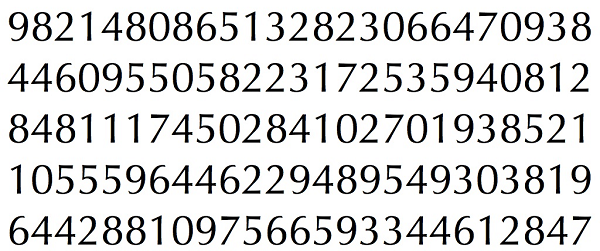
#> input picture train.png, 600 x 251 px, found by its file name
$ jupyter execute --allow-errors numberReco.ipynb   (older library calls are emulated)
#> lines starting #> are read from the running program, lines starting #| are printed output that depends on the picture; after the words box and inside, x2 and y2 are one past the last pixel; in counts of white or black regions, pixels touching at a corner belong together
[cell 1]
import sys
import numpy as np
import cv2

[cell 2]
im = cv2.imread('C:/Users/dell/Desktop/train.png')
#> im is the input picture: shape (251, 600, 3); mean B, G, R 217.5, 217.7, 217.6
cv2.imshow('base img',im)
cv2.waitKey(0)
cv2.destroyAllWindows()

[cell 3]
gray = cv2.cvtColor(im,cv2.COLOR_BGR2GRAY)
cv2.imshow('grayscale img',gray)
cv2.waitKey(0)
cv2.destroyAllWindows()

[cell 4]
blur = cv2.GaussianBlur(gray,(5,5),0)
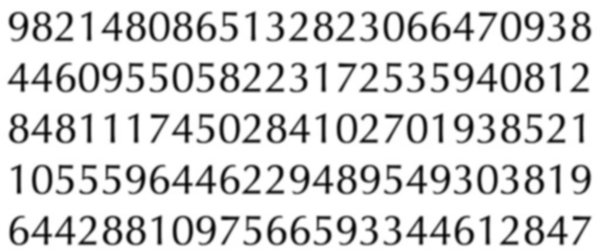
#> blur: shape (251, 600); min 4, max 255, mean 217.7
cv2.imshow('blurred img',blur)
cv2.waitKey(0)
cv2.destroyAllWindows()

[cell 5]
thresh = cv2.adaptiveThreshold(blur,255,1,1,11,2)
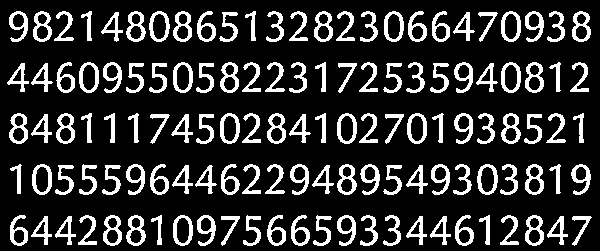
#> thresh: shape (251, 600); 18.6% white; 125 white regions
cv2.imshow('threshed img',thresh)
cv2.waitKey(0)
cv2.destroyAllWindows()

[cell 6]
# Detecting The Contours
im2, contours, hierarchy = cv2.findContours(thresh,cv2.RETR_LIST,cv2.CHAIN_APPROX_SIMPLE)
#> contours = 208 contours; largest, box (x1, y1, x2, y2) and area: (477, 164, 498, 195) 486, (32, 164, 52, 195) 480, (173, 62, 193, 93) 480, (149, 11, 170, 42) 480, (407, 113, 427, 144) 480

samples =  np.empty((0,100))
responses = []
keys = [i for i in range(48,58)]

#> (the rest of this cell did not finish here and is left out)

#> (a cell that did not finish here is left out)

[cell 8]
im3 = cv2.imread('C:/Users/dell/Desktop/test.png')
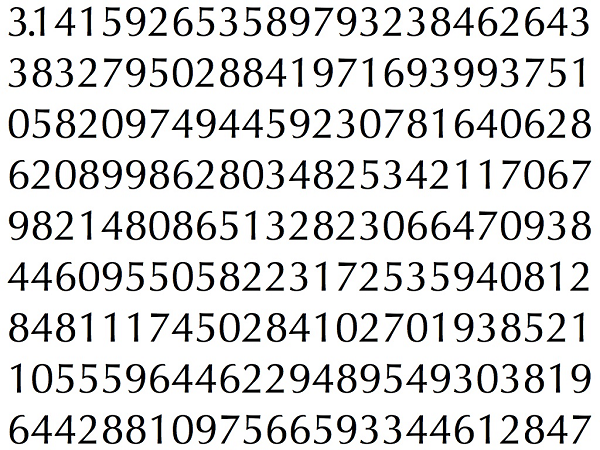
#> input picture test.png, 600 x 450 px, found by its file name
#> im3 is the input picture: shape (450, 600, 3); mean B, G, R 217.4, 217.6, 217.5
out = np.zeros(im3.shape,np.uint8)
gray = cv2.cvtColor(im3,cv2.COLOR_BGR2GRAY)
#> gray: shape (450, 600)
thresh = cv2.adaptiveThreshold(gray,255,1,1,11,2)
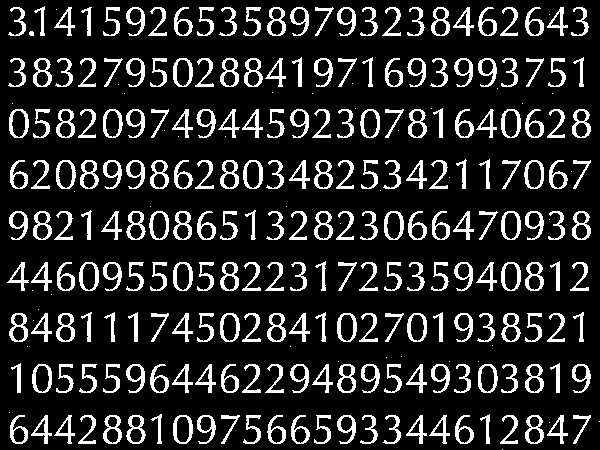
#> thresh: shape (450, 600); 15.5% white; 267 white regions (41 under 20 px)

im4,contours,hierarchy = cv2.findContours(thresh,cv2.RETR_LIST,cv2.CHAIN_APPROX_SIMPLE)
#> contours = 416 contours, 44 with area under 20; largest, box (x1, y1, x2, y2) and area: (384, 211, 404, 240) 458, (173, 415, 193, 444) 456, (32, 364, 52, 393) 456, (407, 313, 427, 342) 456, (173, 262, 193, 291) 456

#> (the rest of this cell did not finish here and is left out)
